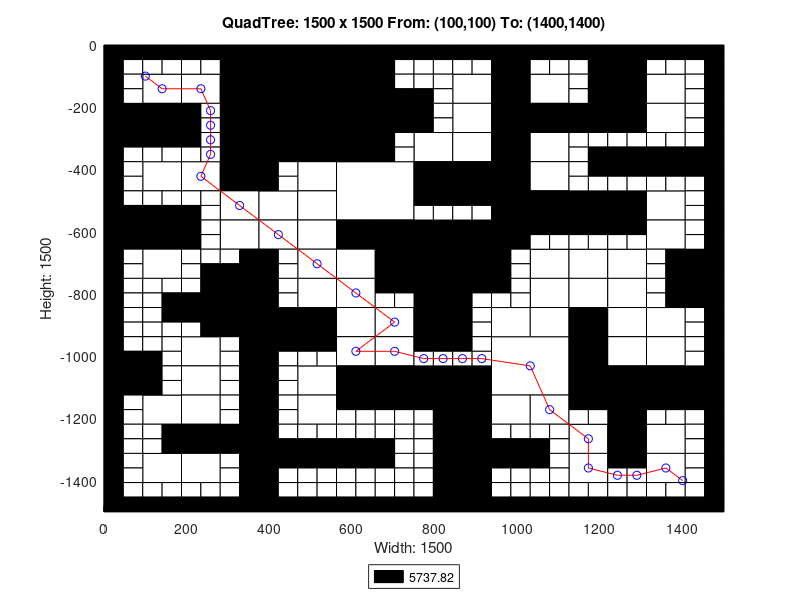

MATLAB code for this plot:
axis([0 1500 -1500 0]);
title('QuadTree: 1500 x 1500 From: (100,100) To: (1400,1400)');
xlabel('Width: 1500');
ylabel('Height: 1500');
rectangle('Position',[375 -187.5 187.5 187.5], 'FaceColor',[0 0 0]);
rectangle('Position',[375 -375 187.5 187.5], 'FaceColor',[0 0 0]);
rectangle('Position',[562.5 -562.5 187.5 187.5], 'FaceColor',[1 1 1]);
rectangle('Position',[750 -750 187.5 187.5], 'FaceColor',[0 0 0]);
rectangle('Position',[937.5 -1125 187.5 187.5], 'FaceColor',[1 1 1]);
rectangle('Position',[93.75 -187.5 93.75 93.75], 'FaceColor',[1 1 1]);
rectangle('Position',[281.25 -93.75 93.75 93.75], 'FaceColor',[0 0 0]);
rectangle('Position',[187.5 -187.5 93.75 93.75], 'FaceColor',[1 1 1]);
rectangle('Position',[281.25 -187.5 93.75 93.75], 'FaceColor',[0 0 0]);
rectangle('Position',[0 -281.25 93.75 93.75], 'FaceColor',[0 0 0]);
rectangle('Position',[93.75 -281.25 93.75 93.75], 'FaceColor',[0 0 0]);
rectangle('Position',[281.25 -281.25 93.75 93.75], 'FaceColor',[0 0 0]);
rectangle('Position',[281.25 -375 93.75 93.75], 'FaceColor',[0 0 0]);
rectangle('Position',[562.5 -93.75 93.75 93.75], 'FaceColor',[0 0 0]);
rectangle('Position',[562.5 -187.5 93.75 93.75], 'FaceColor',[0 0 0]);
rectangle('Position',[562.5 -281.25 93.75 93.75], 'FaceColor',[0 0 0]);
rectangle('Position',[656.25 -281.25 93.75 93.75], 'FaceColor',[0 0 0]);
rectangle('Position',[562.5 -375 93.75 93.75], 'FaceColor',[0 0 0]);
rectangle('Position',[93.75 -468.75 93.75 93.75], 'FaceColor',[1 1 1]);
rectangle('Position',[187.5 -468.75 93.75 93.75], 'FaceColor',[1 1 1]);
rectangle('Position',[281.25 -468.75 93.75 93.75], 'FaceColor',[0 0 0]);
rectangle('Position',[281.25 -562.5 93.75 93.75], 'FaceColor',[1 1 1]);
rectangle('Position',[0 -656.25 93.75 93.75], 'FaceColor',[0 0 0]);
rectangle('Position',[93.75 -656.25 93.75 93.75], 'FaceColor',[0 0 0]);
rectangle('Position',[93.75 -750 93.75 93.75], 'FaceColor',[1 1 1]);
rectangle('Position',[281.25 -656.25 93.75 93.75], 'FaceColor',[1 1 1]);
rectangle('Position',[468.75 -468.75 93.75 93.75], 'FaceColor',[1 1 1]);
rectangle('Position',[375 -562.5 93.75 93.75], 'FaceColor',[1 1 1]);
rectangle('Position',[468.75 -562.5 93.75 93.75], 'FaceColor',[1 1 1]);
rectangle('Position',[375 -656.25 93.75 93.75], 'FaceColor',[1 1 1]);
rectangle('Position',[468.75 -656.25 93.75 93.75], 'FaceColor',[1 1 1]);
rectangle('Position',[468.75 -750 93.75 93.75], 'FaceColor',[1 1 1]);
rectangle('Position',[562.5 -656.25 93.75 93.75], 'FaceColor',[0 0 0]);
rectangle('Position',[656.25 -656.25 93.75 93.75], 'FaceColor',[0 0 0]);
rectangle('Position',[562.5 -750 93.75 93.75], 'FaceColor',[1 1 1]);
rectangle('Position',[656.25 -750 93.75 93.75], 'FaceColor',[0 0 0]);
rectangle('Position',[843.75 -187.5 93.75 93.75], 'FaceColor',[1 1 1]);
rectangle('Position',[937.5 -93.75 93.75 93.75], 'FaceColor',[0 0 0]);
rectangle('Position',[937.5 -187.5 93.75 93.75], 'FaceColor',[0 0 0]);
rectangle('Position',[1031.25 -187.5 93.75 93.75], 'FaceColor',[1 1 1]);
rectangle('Position',[843.75 -281.25 93.75 93.75], 'FaceColor',[1 1 1]);
rectangle('Position',[750 -375 93.75 93.75], 'FaceColor',[1 1 1]);
rectangle('Position',[843.75 -375 93.75 93.75], 'FaceColor',[1 1 1]);
rectangle('Position',[937.5 -281.25 93.75 93.75], 'FaceColor',[0 0 0]);
rectangle('Position',[1031.25 -281.25 93.75 93.75], 'FaceColor',[0 0 0]);
rectangle('Position',[937.5 -375 93.75 93.75], 'FaceColor',[0 0 0]);
rectangle('Position',[1031.25 -375 93.75 93.75], 'FaceColor',[1 1 1]);
rectangle('Position',[1218.75 -93.75 93.75 93.75], 'FaceColor',[0 0 0]);
rectangle('Position',[1218.75 -187.5 93.75 93.75], 'FaceColor',[0 0 0]);
rectangle('Position',[1312.5 -187.5 93.75 93.75], 'FaceColor',[1 1 1]);
rectangle('Position',[1125 -281.25 93.75 93.75], 'FaceColor',[0 0 0]);
rectangle('Position',[1218.75 -281.25 93.75 93.75], 'FaceColor',[0 0 0]);
rectangle('Position',[1312.5 -281.25 93.75 93.75], 'FaceColor',[1 1 1]);
rectangle('Position',[750 -468.75 93.75 93.75], 'FaceColor',[0 0 0]);
rectangle('Position',[843.75 -468.75 93.75 93.75], 'FaceColor',[0 0 0]);
rectangle('Position',[937.5 -468.75 93.75 93.75], 'FaceColor',[0 0 0]);
rectangle('Position',[1031.25 -468.75 93.75 93.75], 'FaceColor',[1 1 1]);
rectangle('Position',[937.5 -562.5 93.75 93.75], 'FaceColor',[0 0 0]);
rectangle('Position',[1031.25 -562.5 93.75 93.75], 'FaceColor',[0 0 0]);
rectangle('Position',[937.5 -656.25 93.75 93.75], 'FaceColor',[0 0 0]);
rectangle('Position',[1031.25 -750 93.75 93.75], 'FaceColor',[1 1 1]);
rectangle('Position',[1125 -562.5 93.75 93.75], 'FaceColor',[0 0 0]);
rectangle('Position',[1218.75 -562.5 93.75 93.75], 'FaceColor',[0 0 0]);
rectangle('Position',[1312.5 -562.5 93.75 93.75], 'FaceColor',[1 1 1]);
rectangle('Position',[1125 -750 93.75 93.75], 'FaceColor',[1 1 1]);
rectangle('Position',[1218.75 -750 93.75 93.75], 'FaceColor',[1 1 1]);
rectangle('Position',[1312.5 -656.25 93.75 93.75], 'FaceColor',[1 1 1]);
rectangle('Position',[1406.25 -750 93.75 93.75], 'FaceColor',[0 0 0]);
rectangle('Position',[281.25 -843.75 93.75 93.75], 'FaceColor',[0 0 0]);
rectangle('Position',[281.25 -937.5 93.75 93.75], 'FaceColor',[0 0 0]);
rectangle('Position',[0 -1125 93.75 93.75], 'FaceColor',[0 0 0]);
rectangle('Position',[187.5 -1031.25 93.75 93.75], 'FaceColor',[1 1 1]);
rectangle('Position',[187.5 -1125 93.75 93.75], 'FaceColor',[1 1 1]);
rectangle('Position',[468.75 -843.75 93.75 93.75], 'FaceColor',[1 1 1]);
rectangle('Position',[375 -937.5 93.75 93.75], 'FaceColor',[0 0 0]);
rectangle('Position',[468.75 -937.5 93.75 93.75], 'FaceColor',[0 0 0]);
rectangle('Position',[562.5 -843.75 93.75 93.75], 'FaceColor',[1 1 1]);
rectangle('Position',[562.5 -937.5 93.75 93.75], 'FaceColor',[1 1 1]);
rectangle('Position',[656.25 -937.5 93.75 93.75], 'FaceColor',[1 1 1]);
rectangle('Position',[468.75 -1125 93.75 93.75], 'FaceColor',[1 1 1]);
rectangle('Position',[562.5 -1031.25 93.75 93.75], 'FaceColor',[1 1 1]);
rectangle('Position',[656.25 -1031.25 93.75 93.75], 'FaceColor',[1 1 1]);
rectangle('Position',[562.5 -1125 93.75 93.75], 'FaceColor',[0 0 0]);
rectangle('Position',[656.25 -1125 93.75 93.75], 'FaceColor',[0 0 0]);
rectangle('Position',[93.75 -1218.75 93.75 93.75], 'FaceColor',[1 1 1]);
rectangle('Position',[187.5 -1218.75 93.75 93.75], 'FaceColor',[1 1 1]);
rectangle('Position',[187.5 -1312.5 93.75 93.75], 'FaceColor',[0 0 0]);
rectangle('Position',[281.25 -1312.5 93.75 93.75], 'FaceColor',[0 0 0]);
rectangle('Position',[93.75 -1406.25 93.75 93.75], 'FaceColor',[1 1 1]);
rectangle('Position',[187.5 -1406.25 93.75 93.75], 'FaceColor',[1 1 1]);
rectangle('Position',[468.75 -1218.75 93.75 93.75], 'FaceColor',[1 1 1]);
rectangle('Position',[750 -843.75 93.75 93.75], 'FaceColor',[0 0 0]);
rectangle('Position',[750 -937.5 93.75 93.75], 'FaceColor',[0 0 0]);
rectangle('Position',[1031.25 -843.75 93.75 93.75], 'FaceColor',[1 1 1]);
rectangle('Position',[937.5 -937.5 93.75 93.75], 'FaceColor',[1 1 1]);
rectangle('Position',[1031.25 -937.5 93.75 93.75], 'FaceColor',[1 1 1]);
rectangle('Position',[750 -1125 93.75 93.75], 'FaceColor',[0 0 0]);
rectangle('Position',[843.75 -1125 93.75 93.75], 'FaceColor',[0 0 0]);
rectangle('Position',[1125 -843.75 93.75 93.75], 'FaceColor',[1 1 1]);
rectangle('Position',[1218.75 -843.75 93.75 93.75], 'FaceColor',[1 1 1]);
rectangle('Position',[1125 -937.5 93.75 93.75], 'FaceColor',[0 0 0]);
rectangle('Position',[1218.75 -937.5 93.75 93.75], 'FaceColor',[1 1 1]);
rectangle('Position',[1406.25 -843.75 93.75 93.75], 'FaceColor',[0 0 0]);
rectangle('Position',[1312.5 -937.5 93.75 93.75], 'FaceColor',[1 1 1]);
rectangle('Position',[1125 -1031.25 93.75 93.75], 'FaceColor',[0 0 0]);
rectangle('Position',[1218.75 -1031.25 93.75 93.75], 'FaceColor',[1 1 1]);
rectangle('Position',[1125 -1125 93.75 93.75], 'FaceColor',[0 0 0]);
rectangle('Position',[1218.75 -1125 93.75 93.75], 'FaceColor',[0 0 0]);
rectangle('Position',[1312.5 -1031.25 93.75 93.75], 'FaceColor',[1 1 1]);
rectangle('Position',[1312.5 -1125 93.75 93.75], 'FaceColor',[0 0 0]);
rectangle('Position',[1406.25 -1125 93.75 93.75], 'FaceColor',[0 0 0]);
rectangle('Position',[843.75 -1218.75 93.75 93.75], 'FaceColor',[0 0 0]);
rectangle('Position',[843.75 -1312.5 93.75 93.75], 'FaceColor',[0 0 0]);
rectangle('Position',[937.5 -1218.75 93.75 93.75], 'FaceColor',[1 1 1]);
rectangle('Position',[1031.25 -1218.75 93.75 93.75], 'FaceColor',[1 1 1]);
rectangle('Position',[843.75 -1406.25 93.75 93.75], 'FaceColor',[0 0 0]);
rectangle('Position',[843.75 -1500 93.75 93.75], 'FaceColor',[0 0 0]);
rectangle('Position',[1218.75 -1218.75 93.75 93.75], 'FaceColor',[0 0 0]);
rectangle('Position',[1125 -1312.5 93.75 93.75], 'FaceColor',[1 1 1]);
rectangle('Position',[1218.75 -1312.5 93.75 93.75], 'FaceColor',[0 0 0]);
rectangle('Position',[1312.5 -1312.5 93.75 93.75], 'FaceColor',[1 1 1]);
rectangle('Position',[1125 -1406.25 93.75 93.75], 'FaceColor',[1 1 1]);
rectangle('Position',[1312.5 -1406.25 93.75 93.75], 'FaceColor',[1 1 1]);
rectangle('Position',[0 -46.875 46.875 46.875], 'FaceColor',[0 0 0]);
rectangle('Position',[46.875 -46.875 46.875 46.875], 'FaceColor',[0 0 0]);
rectangle('Position',[0 -93.75 46.875 46.875], 'FaceColor',[0 0 0]);
rectangle('Position',[46.875 -93.75 46.875 46.875], 'FaceColor',[1 1 1]);
rectangle('Position',[93.75 -46.875 46.875 46.875], 'FaceColor',[0 0 0]);
rectangle('Position',[140.625 -46.875 46.875 46.875], 'FaceColor',[0 0 0]);
rectangle('Position',[93.75 -93.75 46.875 46.875], 'FaceColor',[1 1 1]);
rectangle('Position',[140.625 -93.75 46.875 46.875], 'FaceColor',[1 1 1]);
rectangle('Position',[0 -140.625 46.875 46.875], 'FaceColor',[0 0 0]);
rectangle('Position',[46.875 -140.625 46.875 46.875], 'FaceColor',[1 1 1]);
rectangle('Position',[0 -187.5 46.875 46.875], 'FaceColor',[0 0 0]);
rectangle('Position',[46.875 -187.5 46.875 46.875], 'FaceColor',[1 1 1]);
rectangle('Position',[187.5 -46.875 46.875 46.875], 'FaceColor',[0 0 0]);
rectangle('Position',[234.375 -46.875 46.875 46.875], 'FaceColor',[0 0 0]);
rectangle('Position',[187.5 -93.75 46.875 46.875], 'FaceColor',[1 1 1]);
rectangle('Position',[234.375 -93.75 46.875 46.875], 'FaceColor',[1 1 1]);
rectangle('Position',[0 -328.125 46.875 46.875], 'FaceColor',[0 0 0]);
rectangle('Position',[46.875 -328.125 46.875 46.875], 'FaceColor',[0 0 0]);
rectangle('Position',[0 -375 46.875 46.875], 'FaceColor',[0 0 0]);
rectangle('Position',[46.875 -375 46.875 46.875], 'FaceColor',[1 1 1]);
rectangle('Position',[93.75 -328.125 46.875 46.875], 'FaceColor',[0 0 0]);
rectangle('Position',[140.625 -328.125 46.875 46.875], 'FaceColor',[0 0 0]);
rectangle('Position',[93.75 -375 46.875 46.875], 'FaceColor',[1 1 1]);
rectangle('Position',[140.625 -375 46.875 46.875], 'FaceColor',[1 1 1]);
rectangle('Position',[187.5 -234.375 46.875 46.875], 'FaceColor',[0 0 0]);
rectangle('Position',[234.375 -234.375 46.875 46.875], 'FaceColor',[1 1 1]);
rectangle('Position',[187.5 -281.25 46.875 46.875], 'FaceColor',[0 0 0]);
rectangle('Position',[234.375 -281.25 46.875 46.875], 'FaceColor',[1 1 1]);
rectangle('Position',[187.5 -328.125 46.875 46.875], 'FaceColor',[0 0 0]);
rectangle('Position',[234.375 -328.125 46.875 46.875], 'FaceColor',[1 1 1]);
rectangle('Position',[187.5 -375 46.875 46.875], 'FaceColor',[1 1 1]);
rectangle('Position',[234.375 -375 46.875 46.875], 'FaceColor',[1 1 1]);
rectangle('Position',[656.25 -46.875 46.875 46.875], 'FaceColor',[0 0 0]);
rectangle('Position',[703.125 -46.875 46.875 46.875], 'FaceColor',[0 0 0]);
rectangle('Position',[656.25 -93.75 46.875 46.875], 'FaceColor',[0 0 0]);
rectangle('Position',[703.125 -93.75 46.875 46.875], 'FaceColor',[1 1 1]);
rectangle('Position',[656.25 -140.625 46.875 46.875], 'FaceColor',[0 0 0]);
rectangle('Position',[703.125 -140.625 46.875 46.875], 'FaceColor',[1 1 1]);
rectangle('Position',[656.25 -187.5 46.875 46.875], 'FaceColor',[0 0 0]);
rectangle('Position',[703.125 -187.5 46.875 46.875], 'FaceColor',[0 0 0]);
rectangle('Position',[656.25 -328.125 46.875 46.875], 'FaceColor',[0 0 0]);
rectangle('Position',[703.125 -328.125 46.875 46.875], 'FaceColor',[1 1 1]);
rectangle('Position',[656.25 -375 46.875 46.875], 'FaceColor',[0 0 0]);
rectangle('Position',[703.125 -375 46.875 46.875], 'FaceColor',[1 1 1]);
rectangle('Position',[0 -421.875 46.875 46.875], 'FaceColor',[0 0 0]);
rectangle('Position',[46.875 -421.875 46.875 46.875], 'FaceColor',[1 1 1]);
rectangle('Position',[0 -468.75 46.875 46.875], 'FaceColor',[0 0 0]);
rectangle('Position',[46.875 -468.75 46.875 46.875], 'FaceColor',[1 1 1]);
rectangle('Position',[0 -515.625 46.875 46.875], 'FaceColor',[0 0 0]);
rectangle('Position',[46.875 -515.625 46.875 46.875], 'FaceColor',[1 1 1]);
rectangle('Position',[0 -562.5 46.875 46.875], 'FaceColor',[0 0 0]);
rectangle('Position',[46.875 -562.5 46.875 46.875], 'FaceColor',[0 0 0]);
rectangle('Position',[93.75 -515.625 46.875 46.875], 'FaceColor',[1 1 1]);
rectangle('Position',[140.625 -515.625 46.875 46.875], 'FaceColor',[1 1 1]);
rectangle('Position',[93.75 -562.5 46.875 46.875], 'FaceColor',[0 0 0]);
rectangle('Position',[140.625 -562.5 46.875 46.875], 'FaceColor',[0 0 0]);
rectangle('Position',[187.5 -515.625 46.875 46.875], 'FaceColor',[1 1 1]);
rectangle('Position',[234.375 -515.625 46.875 46.875], 'FaceColor',[1 1 1]);
rectangle('Position',[187.5 -562.5 46.875 46.875], 'FaceColor',[0 0 0]);
rectangle('Position',[234.375 -562.5 46.875 46.875], 'FaceColor',[1 1 1]);
rectangle('Position',[0 -703.125 46.875 46.875], 'FaceColor',[0 0 0]);
rectangle('Position',[46.875 -703.125 46.875 46.875], 'FaceColor',[1 1 1]);
rectangle('Position',[0 -750 46.875 46.875], 'FaceColor',[0 0 0]);
rectangle('Position',[46.875 -750 46.875 46.875], 'FaceColor',[1 1 1]);
rectangle('Position',[187.5 -609.375 46.875 46.875], 'FaceColor',[0 0 0]);
rectangle('Position',[234.375 -609.375 46.875 46.875], 'FaceColor',[1 1 1]);
rectangle('Position',[187.5 -656.25 46.875 46.875], 'FaceColor',[0 0 0]);
rectangle('Position',[234.375 -656.25 46.875 46.875], 'FaceColor',[1 1 1]);
rectangle('Position',[187.5 -703.125 46.875 46.875], 'FaceColor',[1 1 1]);
rectangle('Position',[234.375 -703.125 46.875 46.875], 'FaceColor',[1 1 1]);
rectangle('Position',[187.5 -750 46.875 46.875], 'FaceColor',[1 1 1]);
rectangle('Position',[234.375 -750 46.875 46.875], 'FaceColor',[0 0 0]);
rectangle('Position',[281.25 -703.125 46.875 46.875], 'FaceColor',[1 1 1]);
rectangle('Position',[328.125 -703.125 46.875 46.875], 'FaceColor',[0 0 0]);
rectangle('Position',[281.25 -750 46.875 46.875], 'FaceColor',[0 0 0]);
rectangle('Position',[328.125 -750 46.875 46.875], 'FaceColor',[0 0 0]);
rectangle('Position',[375 -421.875 46.875 46.875], 'FaceColor',[0 0 0]);
rectangle('Position',[421.875 -421.875 46.875 46.875], 'FaceColor',[1 1 1]);
rectangle('Position',[375 -468.75 46.875 46.875], 'FaceColor',[0 0 0]);
rectangle('Position',[421.875 -468.75 46.875 46.875], 'FaceColor',[1 1 1]);
rectangle('Position',[375 -703.125 46.875 46.875], 'FaceColor',[0 0 0]);
rectangle('Position',[421.875 -703.125 46.875 46.875], 'FaceColor',[1 1 1]);
rectangle('Position',[375 -750 46.875 46.875], 'FaceColor',[0 0 0]);
rectangle('Position',[421.875 -750 46.875 46.875], 'FaceColor',[1 1 1]);
rectangle('Position',[750 -46.875 46.875 46.875], 'FaceColor',[0 0 0]);
rectangle('Position',[796.875 -46.875 46.875 46.875], 'FaceColor',[0 0 0]);
rectangle('Position',[750 -93.75 46.875 46.875], 'FaceColor',[1 1 1]);
rectangle('Position',[796.875 -93.75 46.875 46.875], 'FaceColor',[1 1 1]);
rectangle('Position',[843.75 -46.875 46.875 46.875], 'FaceColor',[0 0 0]);
rectangle('Position',[890.625 -46.875 46.875 46.875], 'FaceColor',[0 0 0]);
rectangle('Position',[843.75 -93.75 46.875 46.875], 'FaceColor',[1 1 1]);
rectangle('Position',[890.625 -93.75 46.875 46.875], 'FaceColor',[1 1 1]);
rectangle('Position',[750 -140.625 46.875 46.875], 'FaceColor',[1 1 1]);
rectangle('Position',[796.875 -140.625 46.875 46.875], 'FaceColor',[1 1 1]);
rectangle('Position',[750 -187.5 46.875 46.875], 'FaceColor',[0 0 0]);
rectangle('Position',[796.875 -187.5 46.875 46.875], 'FaceColor',[1 1 1]);
rectangle('Position',[1031.25 -46.875 46.875 46.875], 'FaceColor',[0 0 0]);
rectangle('Position',[1078.12 -46.875 46.875 46.875], 'FaceColor',[0 0 0]);
rectangle('Position',[1031.25 -93.75 46.875 46.875], 'FaceColor',[1 1 1]);
rectangle('Position',[1078.12 -93.75 46.875 46.875], 'FaceColor',[1 1 1]);
rectangle('Position',[750 -234.375 46.875 46.875], 'FaceColor',[0 0 0]);
rectangle('Position',[796.875 -234.375 46.875 46.875], 'FaceColor',[1 1 1]);
rectangle('Position',[750 -281.25 46.875 46.875], 'FaceColor',[0 0 0]);
rectangle('Position',[796.875 -281.25 46.875 46.875], 'FaceColor',[1 1 1]);
rectangle('Position',[1125 -46.875 46.875 46.875], 'FaceColor',[0 0 0]);
rectangle('Position',[1171.88 -46.875 46.875 46.875], 'FaceColor',[0 0 0]);
rectangle('Position',[1125 -93.75 46.875 46.875], 'FaceColor',[1 1 1]);
rectangle('Position',[1171.88 -93.75 46.875 46.875], 'FaceColor',[0 0 0]);
rectangle('Position',[1125 -140.625 46.875 46.875], 'FaceColor',[1 1 1]);
rectangle('Position',[1171.88 -140.625 46.875 46.875], 'FaceColor',[0 0 0]);
rectangle('Position',[1125 -187.5 46.875 46.875], 'FaceColor',[1 1 1]);
rectangle('Position',[1171.88 -187.5 46.875 46.875], 'FaceColor',[0 0 0]);
rectangle('Position',[1312.5 -46.875 46.875 46.875], 'FaceColor',[0 0 0]);
rectangle('Position',[1359.38 -46.875 46.875 46.875], 'FaceColor',[0 0 0]);
rectangle('Position',[1312.5 -93.75 46.875 46.875], 'FaceColor',[1 1 1]);
rectangle('Position',[1359.38 -93.75 46.875 46.875], 'FaceColor',[1 1 1]);
rectangle('Position',[1406.25 -46.875 46.875 46.875], 'FaceColor',[0 0 0]);
rectangle('Position',[1453.12 -46.875 46.875 46.875], 'FaceColor',[0 0 0]);
rectangle('Position',[1406.25 -93.75 46.875 46.875], 'FaceColor',[1 1 1]);
rectangle('Position',[1453.12 -93.75 46.875 46.875], 'FaceColor',[0 0 0]);
rectangle('Position',[1406.25 -140.625 46.875 46.875], 'FaceColor',[1 1 1]);
rectangle('Position',[1453.12 -140.625 46.875 46.875], 'FaceColor',[0 0 0]);
rectangle('Position',[1406.25 -187.5 46.875 46.875], 'FaceColor',[1 1 1]);
rectangle('Position',[1453.12 -187.5 46.875 46.875], 'FaceColor',[0 0 0]);
rectangle('Position',[1125 -328.125 46.875 46.875], 'FaceColor',[1 1 1]);
rectangle('Position',[1171.88 -328.125 46.875 46.875], 'FaceColor',[1 1 1]);
rectangle('Position',[1125 -375 46.875 46.875], 'FaceColor',[1 1 1]);
rectangle('Position',[1171.88 -375 46.875 46.875], 'FaceColor',[0 0 0]);
rectangle('Position',[1218.75 -328.125 46.875 46.875], 'FaceColor',[1 1 1]);
rectangle('Position',[1265.62 -328.125 46.875 46.875], 'FaceColor',[1 1 1]);
rectangle('Position',[1218.75 -375 46.875 46.875], 'FaceColor',[0 0 0]);
rectangle('Position',[1265.62 -375 46.875 46.875], 'FaceColor',[0 0 0]);
rectangle('Position',[1406.25 -234.375 46.875 46.875], 'FaceColor',[1 1 1]);
rectangle('Position',[1453.12 -234.375 46.875 46.875], 'FaceColor',[0 0 0]);
rectangle('Position',[1406.25 -281.25 46.875 46.875], 'FaceColor',[1 1 1]);
rectangle('Position',[1453.12 -281.25 46.875 46.875], 'FaceColor',[0 0 0]);
rectangle('Position',[1312.5 -328.125 46.875 46.875], 'FaceColor',[1 1 1]);
rectangle('Position',[1359.38 -328.125 46.875 46.875], 'FaceColor',[1 1 1]);
rectangle('Position',[1312.5 -375 46.875 46.875], 'FaceColor',[0 0 0]);
rectangle('Position',[1359.38 -375 46.875 46.875], 'FaceColor',[0 0 0]);
rectangle('Position',[1406.25 -328.125 46.875 46.875], 'FaceColor',[1 1 1]);
rectangle('Position',[1453.12 -328.125 46.875 46.875], 'FaceColor',[0 0 0]);
rectangle('Position',[1406.25 -375 46.875 46.875], 'FaceColor',[0 0 0]);
rectangle('Position',[1453.12 -375 46.875 46.875], 'FaceColor',[0 0 0]);
rectangle('Position',[750 -515.625 46.875 46.875], 'FaceColor',[0 0 0]);
rectangle('Position',[796.875 -515.625 46.875 46.875], 'FaceColor',[0 0 0]);
rectangle('Position',[750 -562.5 46.875 46.875], 'FaceColor',[1 1 1]);
rectangle('Position',[796.875 -562.5 46.875 46.875], 'FaceColor',[1 1 1]);
rectangle('Position',[843.75 -515.625 46.875 46.875], 'FaceColor',[0 0 0]);
rectangle('Position',[890.625 -515.625 46.875 46.875], 'FaceColor',[0 0 0]);
rectangle('Position',[843.75 -562.5 46.875 46.875], 'FaceColor',[1 1 1]);
rectangle('Position',[890.625 -562.5 46.875 46.875], 'FaceColor',[1 1 1]);
rectangle('Position',[1031.25 -609.375 46.875 46.875], 'FaceColor',[0 0 0]);
rectangle('Position',[1078.12 -609.375 46.875 46.875], 'FaceColor',[0 0 0]);
rectangle('Position',[1031.25 -656.25 46.875 46.875], 'FaceColor',[1 1 1]);
rectangle('Position',[1078.12 -656.25 46.875 46.875], 'FaceColor',[1 1 1]);
rectangle('Position',[937.5 -703.125 46.875 46.875], 'FaceColor',[0 0 0]);
rectangle('Position',[984.375 -703.125 46.875 46.875], 'FaceColor',[1 1 1]);
rectangle('Position',[937.5 -750 46.875 46.875], 'FaceColor',[0 0 0]);
rectangle('Position',[984.375 -750 46.875 46.875], 'FaceColor',[1 1 1]);
rectangle('Position',[1125 -421.875 46.875 46.875], 'FaceColor',[1 1 1]);
rectangle('Position',[1171.88 -421.875 46.875 46.875], 'FaceColor',[0 0 0]);
rectangle('Position',[1125 -468.75 46.875 46.875], 'FaceColor',[1 1 1]);
rectangle('Position',[1171.88 -468.75 46.875 46.875], 'FaceColor',[1 1 1]);
rectangle('Position',[1218.75 -421.875 46.875 46.875], 'FaceColor',[0 0 0]);
rectangle('Position',[1265.62 -421.875 46.875 46.875], 'FaceColor',[0 0 0]);
rectangle('Position',[1218.75 -468.75 46.875 46.875], 'FaceColor',[1 1 1]);
rectangle('Position',[1265.62 -468.75 46.875 46.875], 'FaceColor',[1 1 1]);
rectangle('Position',[1312.5 -421.875 46.875 46.875], 'FaceColor',[0 0 0]);
rectangle('Position',[1359.38 -421.875 46.875 46.875], 'FaceColor',[0 0 0]);
rectangle('Position',[1312.5 -468.75 46.875 46.875], 'FaceColor',[1 1 1]);
rectangle('Position',[1359.38 -468.75 46.875 46.875], 'FaceColor',[1 1 1]);
rectangle('Position',[1406.25 -421.875 46.875 46.875], 'FaceColor',[0 0 0]);
rectangle('Position',[1453.12 -421.875 46.875 46.875], 'FaceColor',[0 0 0]);
rectangle('Position',[1406.25 -468.75 46.875 46.875], 'FaceColor',[1 1 1]);
rectangle('Position',[1453.12 -468.75 46.875 46.875], 'FaceColor',[0 0 0]);
rectangle('Position',[1406.25 -515.625 46.875 46.875], 'FaceColor',[1 1 1]);
rectangle('Position',[1453.12 -515.625 46.875 46.875], 'FaceColor',[0 0 0]);
rectangle('Position',[1406.25 -562.5 46.875 46.875], 'FaceColor',[1 1 1]);
rectangle('Position',[1453.12 -562.5 46.875 46.875], 'FaceColor',[0 0 0]);
rectangle('Position',[1125 -609.375 46.875 46.875], 'FaceColor',[0 0 0]);
rectangle('Position',[1171.88 -609.375 46.875 46.875], 'FaceColor',[0 0 0]);
rectangle('Position',[1125 -656.25 46.875 46.875], 'FaceColor',[1 1 1]);
rectangle('Position',[1171.88 -656.25 46.875 46.875], 'FaceColor',[1 1 1]);
rectangle('Position',[1218.75 -609.375 46.875 46.875], 'FaceColor',[0 0 0]);
rectangle('Position',[1265.62 -609.375 46.875 46.875], 'FaceColor',[0 0 0]);
rectangle('Position',[1218.75 -656.25 46.875 46.875], 'FaceColor',[1 1 1]);
rectangle('Position',[1265.62 -656.25 46.875 46.875], 'FaceColor',[1 1 1]);
rectangle('Position',[1406.25 -609.375 46.875 46.875], 'FaceColor',[1 1 1]);
rectangle('Position',[1453.12 -609.375 46.875 46.875], 'FaceColor',[0 0 0]);
rectangle('Position',[1406.25 -656.25 46.875 46.875], 'FaceColor',[1 1 1]);
rectangle('Position',[1453.12 -656.25 46.875 46.875], 'FaceColor',[0 0 0]);
rectangle('Position',[1312.5 -703.125 46.875 46.875], 'FaceColor',[1 1 1]);
rectangle('Position',[1359.38 -703.125 46.875 46.875], 'FaceColor',[0 0 0]);
rectangle('Position',[1312.5 -750 46.875 46.875], 'FaceColor',[1 1 1]);
rectangle('Position',[1359.38 -750 46.875 46.875], 'FaceColor',[0 0 0]);
rectangle('Position',[0 -796.875 46.875 46.875], 'FaceColor',[0 0 0]);
rectangle('Position',[46.875 -796.875 46.875 46.875], 'FaceColor',[1 1 1]);
rectangle('Position',[0 -843.75 46.875 46.875], 'FaceColor',[0 0 0]);
rectangle('Position',[46.875 -843.75 46.875 46.875], 'FaceColor',[1 1 1]);
rectangle('Position',[93.75 -796.875 46.875 46.875], 'FaceColor',[1 1 1]);
rectangle('Position',[140.625 -796.875 46.875 46.875], 'FaceColor',[1 1 1]);
rectangle('Position',[93.75 -843.75 46.875 46.875], 'FaceColor',[1 1 1]);
rectangle('Position',[140.625 -843.75 46.875 46.875], 'FaceColor',[0 0 0]);
rectangle('Position',[0 -890.625 46.875 46.875], 'FaceColor',[0 0 0]);
rectangle('Position',[46.875 -890.625 46.875 46.875], 'FaceColor',[1 1 1]);
rectangle('Position',[0 -937.5 46.875 46.875], 'FaceColor',[0 0 0]);
rectangle('Position',[46.875 -937.5 46.875 46.875], 'FaceColor',[1 1 1]);
rectangle('Position',[93.75 -890.625 46.875 46.875], 'FaceColor',[1 1 1]);
rectangle('Position',[140.625 -890.625 46.875 46.875], 'FaceColor',[0 0 0]);
rectangle('Position',[93.75 -937.5 46.875 46.875], 'FaceColor',[1 1 1]);
rectangle('Position',[140.625 -937.5 46.875 46.875], 'FaceColor',[1 1 1]);
rectangle('Position',[187.5 -796.875 46.875 46.875], 'FaceColor',[1 1 1]);
rectangle('Position',[234.375 -796.875 46.875 46.875], 'FaceColor',[0 0 0]);
rectangle('Position',[187.5 -843.75 46.875 46.875], 'FaceColor',[0 0 0]);
rectangle('Position',[234.375 -843.75 46.875 46.875], 'FaceColor',[0 0 0]);
rectangle('Position',[187.5 -890.625 46.875 46.875], 'FaceColor',[0 0 0]);
rectangle('Position',[234.375 -890.625 46.875 46.875], 'FaceColor',[0 0 0]);
rectangle('Position',[187.5 -937.5 46.875 46.875], 'FaceColor',[1 1 1]);
rectangle('Position',[234.375 -937.5 46.875 46.875], 'FaceColor',[0 0 0]);
rectangle('Position',[0 -984.375 46.875 46.875], 'FaceColor',[0 0 0]);
rectangle('Position',[46.875 -984.375 46.875 46.875], 'FaceColor',[1 1 1]);
rectangle('Position',[0 -1031.25 46.875 46.875], 'FaceColor',[0 0 0]);
rectangle('Position',[46.875 -1031.25 46.875 46.875], 'FaceColor',[0 0 0]);
rectangle('Position',[93.75 -984.375 46.875 46.875], 'FaceColor',[1 1 1]);
rectangle('Position',[140.625 -984.375 46.875 46.875], 'FaceColor',[1 1 1]);
rectangle('Position',[93.75 -1031.25 46.875 46.875], 'FaceColor',[0 0 0]);
rectangle('Position',[140.625 -1031.25 46.875 46.875], 'FaceColor',[1 1 1]);
rectangle('Position',[93.75 -1078.12 46.875 46.875], 'FaceColor',[0 0 0]);
rectangle('Position',[140.625 -1078.12 46.875 46.875], 'FaceColor',[1 1 1]);
rectangle('Position',[93.75 -1125 46.875 46.875], 'FaceColor',[0 0 0]);
rectangle('Position',[140.625 -1125 46.875 46.875], 'FaceColor',[1 1 1]);
rectangle('Position',[281.25 -984.375 46.875 46.875], 'FaceColor',[1 1 1]);
rectangle('Position',[328.125 -984.375 46.875 46.875], 'FaceColor',[0 0 0]);
rectangle('Position',[281.25 -1031.25 46.875 46.875], 'FaceColor',[1 1 1]);
rectangle('Position',[328.125 -1031.25 46.875 46.875], 'FaceColor',[0 0 0]);
rectangle('Position',[281.25 -1078.12 46.875 46.875], 'FaceColor',[1 1 1]);
rectangle('Position',[328.125 -1078.12 46.875 46.875], 'FaceColor',[0 0 0]);
rectangle('Position',[281.25 -1125 46.875 46.875], 'FaceColor',[1 1 1]);
rectangle('Position',[328.125 -1125 46.875 46.875], 'FaceColor',[0 0 0]);
rectangle('Position',[375 -796.875 46.875 46.875], 'FaceColor',[0 0 0]);
rectangle('Position',[421.875 -796.875 46.875 46.875], 'FaceColor',[1 1 1]);
rectangle('Position',[375 -843.75 46.875 46.875], 'FaceColor',[0 0 0]);
rectangle('Position',[421.875 -843.75 46.875 46.875], 'FaceColor',[1 1 1]);
rectangle('Position',[656.25 -796.875 46.875 46.875], 'FaceColor',[0 0 0]);
rectangle('Position',[703.125 -796.875 46.875 46.875], 'FaceColor',[0 0 0]);
rectangle('Position',[656.25 -843.75 46.875 46.875], 'FaceColor',[1 1 1]);
rectangle('Position',[703.125 -843.75 46.875 46.875], 'FaceColor',[1 1 1]);
rectangle('Position',[375 -984.375 46.875 46.875], 'FaceColor',[0 0 0]);
rectangle('Position',[421.875 -984.375 46.875 46.875], 'FaceColor',[0 0 0]);
rectangle('Position',[375 -1031.25 46.875 46.875], 'FaceColor',[0 0 0]);
rectangle('Position',[421.875 -1031.25 46.875 46.875], 'FaceColor',[1 1 1]);
rectangle('Position',[468.75 -984.375 46.875 46.875], 'FaceColor',[0 0 0]);
rectangle('Position',[515.625 -984.375 46.875 46.875], 'FaceColor',[0 0 0]);
rectangle('Position',[468.75 -1031.25 46.875 46.875], 'FaceColor',[1 1 1]);
rectangle('Position',[515.625 -1031.25 46.875 46.875], 'FaceColor',[1 1 1]);
rectangle('Position',[375 -1078.12 46.875 46.875], 'FaceColor',[0 0 0]);
rectangle('Position',[421.875 -1078.12 46.875 46.875], 'FaceColor',[1 1 1]);
rectangle('Position',[375 -1125 46.875 46.875], 'FaceColor',[0 0 0]);
rectangle('Position',[421.875 -1125 46.875 46.875], 'FaceColor',[1 1 1]);
rectangle('Position',[0 -1171.88 46.875 46.875], 'FaceColor',[0 0 0]);
rectangle('Position',[46.875 -1171.88 46.875 46.875], 'FaceColor',[1 1 1]);
rectangle('Position',[0 -1218.75 46.875 46.875], 'FaceColor',[0 0 0]);
rectangle('Position',[46.875 -1218.75 46.875 46.875], 'FaceColor',[1 1 1]);
rectangle('Position',[0 -1265.62 46.875 46.875], 'FaceColor',[0 0 0]);
rectangle('Position',[46.875 -1265.62 46.875 46.875], 'FaceColor',[1 1 1]);
rectangle('Position',[0 -1312.5 46.875 46.875], 'FaceColor',[0 0 0]);
rectangle('Position',[46.875 -1312.5 46.875 46.875], 'FaceColor',[1 1 1]);
rectangle('Position',[93.75 -1265.62 46.875 46.875], 'FaceColor',[1 1 1]);
rectangle('Position',[140.625 -1265.62 46.875 46.875], 'FaceColor',[0 0 0]);
rectangle('Position',[93.75 -1312.5 46.875 46.875], 'FaceColor',[1 1 1]);
rectangle('Position',[140.625 -1312.5 46.875 46.875], 'FaceColor',[0 0 0]);
rectangle('Position',[281.25 -1171.88 46.875 46.875], 'FaceColor',[1 1 1]);
rectangle('Position',[328.125 -1171.88 46.875 46.875], 'FaceColor',[0 0 0]);
rectangle('Position',[281.25 -1218.75 46.875 46.875], 'FaceColor',[1 1 1]);
rectangle('Position',[328.125 -1218.75 46.875 46.875], 'FaceColor',[0 0 0]);
rectangle('Position',[0 -1359.38 46.875 46.875], 'FaceColor',[0 0 0]);
rectangle('Position',[46.875 -1359.38 46.875 46.875], 'FaceColor',[1 1 1]);
rectangle('Position',[0 -1406.25 46.875 46.875], 'FaceColor',[0 0 0]);
rectangle('Position',[46.875 -1406.25 46.875 46.875], 'FaceColor',[1 1 1]);
rectangle('Position',[0 -1453.12 46.875 46.875], 'FaceColor',[0 0 0]);
rectangle('Position',[46.875 -1453.12 46.875 46.875], 'FaceColor',[1 1 1]);
rectangle('Position',[0 -1500 46.875 46.875], 'FaceColor',[0 0 0]);
rectangle('Position',[46.875 -1500 46.875 46.875], 'FaceColor',[0 0 0]);
rectangle('Position',[93.75 -1453.12 46.875 46.875], 'FaceColor',[1 1 1]);
rectangle('Position',[140.625 -1453.12 46.875 46.875], 'FaceColor',[1 1 1]);
rectangle('Position',[93.75 -1500 46.875 46.875], 'FaceColor',[0 0 0]);
rectangle('Position',[140.625 -1500 46.875 46.875], 'FaceColor',[0 0 0]);
rectangle('Position',[281.25 -1359.38 46.875 46.875], 'FaceColor',[1 1 1]);
rectangle('Position',[328.125 -1359.38 46.875 46.875], 'FaceColor',[0 0 0]);
rectangle('Position',[281.25 -1406.25 46.875 46.875], 'FaceColor',[1 1 1]);
rectangle('Position',[328.125 -1406.25 46.875 46.875], 'FaceColor',[0 0 0]);
rectangle('Position',[187.5 -1453.12 46.875 46.875], 'FaceColor',[1 1 1]);
rectangle('Position',[234.375 -1453.12 46.875 46.875], 'FaceColor',[1 1 1]);
rectangle('Position',[187.5 -1500 46.875 46.875], 'FaceColor',[0 0 0]);
rectangle('Position',[234.375 -1500 46.875 46.875], 'FaceColor',[0 0 0]);
rectangle('Position',[281.25 -1453.12 46.875 46.875], 'FaceColor',[1 1 1]);
rectangle('Position',[328.125 -1453.12 46.875 46.875], 'FaceColor',[0 0 0]);
rectangle('Position',[281.25 -1500 46.875 46.875], 'FaceColor',[0 0 0]);
rectangle('Position',[328.125 -1500 46.875 46.875], 'FaceColor',[0 0 0]);
rectangle('Position',[375 -1171.88 46.875 46.875], 'FaceColor',[0 0 0]);
rectangle('Position',[421.875 -1171.88 46.875 46.875], 'FaceColor',[1 1 1]);
rectangle('Position',[375 -1218.75 46.875 46.875], 'FaceColor',[0 0 0]);
rectangle('Position',[421.875 -1218.75 46.875 46.875], 'FaceColor',[1 1 1]);
rectangle('Position',[375 -1265.62 46.875 46.875], 'FaceColor',[0 0 0]);
rectangle('Position',[421.875 -1265.62 46.875 46.875], 'FaceColor',[1 1 1]);
rectangle('Position',[375 -1312.5 46.875 46.875], 'FaceColor',[0 0 0]);
rectangle('Position',[421.875 -1312.5 46.875 46.875], 'FaceColor',[0 0 0]);
rectangle('Position',[468.75 -1265.62 46.875 46.875], 'FaceColor',[1 1 1]);
rectangle('Position',[515.625 -1265.62 46.875 46.875], 'FaceColor',[1 1 1]);
rectangle('Position',[468.75 -1312.5 46.875 46.875], 'FaceColor',[0 0 0]);
rectangle('Position',[515.625 -1312.5 46.875 46.875], 'FaceColor',[0 0 0]);
rectangle('Position',[562.5 -1171.88 46.875 46.875], 'FaceColor',[0 0 0]);
rectangle('Position',[609.375 -1171.88 46.875 46.875], 'FaceColor',[0 0 0]);
rectangle('Position',[562.5 -1218.75 46.875 46.875], 'FaceColor',[1 1 1]);
rectangle('Position',[609.375 -1218.75 46.875 46.875], 'FaceColor',[1 1 1]);
rectangle('Position',[656.25 -1171.88 46.875 46.875], 'FaceColor',[0 0 0]);
rectangle('Position',[703.125 -1171.88 46.875 46.875], 'FaceColor',[0 0 0]);
rectangle('Position',[656.25 -1218.75 46.875 46.875], 'FaceColor',[1 1 1]);
rectangle('Position',[703.125 -1218.75 46.875 46.875], 'FaceColor',[1 1 1]);
rectangle('Position',[562.5 -1265.62 46.875 46.875], 'FaceColor',[1 1 1]);
rectangle('Position',[609.375 -1265.62 46.875 46.875], 'FaceColor',[1 1 1]);
rectangle('Position',[562.5 -1312.5 46.875 46.875], 'FaceColor',[0 0 0]);
rectangle('Position',[609.375 -1312.5 46.875 46.875], 'FaceColor',[0 0 0]);
rectangle('Position',[656.25 -1265.62 46.875 46.875], 'FaceColor',[1 1 1]);
rectangle('Position',[703.125 -1265.62 46.875 46.875], 'FaceColor',[1 1 1]);
rectangle('Position',[656.25 -1312.5 46.875 46.875], 'FaceColor',[0 0 0]);
rectangle('Position',[703.125 -1312.5 46.875 46.875], 'FaceColor',[1 1 1]);
rectangle('Position',[375 -1359.38 46.875 46.875], 'FaceColor',[0 0 0]);
rectangle('Position',[421.875 -1359.38 46.875 46.875], 'FaceColor',[0 0 0]);
rectangle('Position',[375 -1406.25 46.875 46.875], 'FaceColor',[0 0 0]);
rectangle('Position',[421.875 -1406.25 46.875 46.875], 'FaceColor',[1 1 1]);
rectangle('Position',[468.75 -1359.38 46.875 46.875], 'FaceColor',[0 0 0]);
rectangle('Position',[515.625 -1359.38 46.875 46.875], 'FaceColor',[0 0 0]);
rectangle('Position',[468.75 -1406.25 46.875 46.875], 'FaceColor',[1 1 1]);
rectangle('Position',[515.625 -1406.25 46.875 46.875], 'FaceColor',[1 1 1]);
rectangle('Position',[375 -1453.12 46.875 46.875], 'FaceColor',[0 0 0]);
rectangle('Position',[421.875 -1453.12 46.875 46.875], 'FaceColor',[1 1 1]);
rectangle('Position',[375 -1500 46.875 46.875], 'FaceColor',[0 0 0]);
rectangle('Position',[421.875 -1500 46.875 46.875], 'FaceColor',[0 0 0]);
rectangle('Position',[468.75 -1453.12 46.875 46.875], 'FaceColor',[1 1 1]);
rectangle('Position',[515.625 -1453.12 46.875 46.875], 'FaceColor',[1 1 1]);
rectangle('Position',[468.75 -1500 46.875 46.875], 'FaceColor',[0 0 0]);
rectangle('Position',[515.625 -1500 46.875 46.875], 'FaceColor',[0 0 0]);
rectangle('Position',[562.5 -1359.38 46.875 46.875], 'FaceColor',[0 0 0]);
rectangle('Position',[609.375 -1359.38 46.875 46.875], 'FaceColor',[0 0 0]);
rectangle('Position',[562.5 -1406.25 46.875 46.875], 'FaceColor',[1 1 1]);
rectangle('Position',[609.375 -1406.25 46.875 46.875], 'FaceColor',[1 1 1]);
rectangle('Position',[656.25 -1359.38 46.875 46.875], 'FaceColor',[0 0 0]);
rectangle('Position',[703.125 -1359.38 46.875 46.875], 'FaceColor',[1 1 1]);
rectangle('Position',[656.25 -1406.25 46.875 46.875], 'FaceColor',[1 1 1]);
rectangle('Position',[703.125 -1406.25 46.875 46.875], 'FaceColor',[1 1 1]);
rectangle('Position',[562.5 -1453.12 46.875 46.875], 'FaceColor',[1 1 1]);
rectangle('Position',[609.375 -1453.12 46.875 46.875], 'FaceColor',[1 1 1]);
rectangle('Position',[562.5 -1500 46.875 46.875], 'FaceColor',[0 0 0]);
rectangle('Position',[609.375 -1500 46.875 46.875], 'FaceColor',[0 0 0]);
rectangle('Position',[656.25 -1453.12 46.875 46.875], 'FaceColor',[1 1 1]);
rectangle('Position',[703.125 -1453.12 46.875 46.875], 'FaceColor',[1 1 1]);
rectangle('Position',[656.25 -1500 46.875 46.875], 'FaceColor',[0 0 0]);
rectangle('Position',[703.125 -1500 46.875 46.875], 'FaceColor',[0 0 0]);
rectangle('Position',[843.75 -796.875 46.875 46.875], 'FaceColor',[0 0 0]);
rectangle('Position',[890.625 -796.875 46.875 46.875], 'FaceColor',[0 0 0]);
rectangle('Position',[843.75 -843.75 46.875 46.875], 'FaceColor',[0 0 0]);
rectangle('Position',[890.625 -843.75 46.875 46.875], 'FaceColor',[1 1 1]);
rectangle('Position',[843.75 -890.625 46.875 46.875], 'FaceColor',[0 0 0]);
rectangle('Position',[890.625 -890.625 46.875 46.875], 'FaceColor',[1 1 1]);
rectangle('Position',[843.75 -937.5 46.875 46.875], 'FaceColor',[0 0 0]);
rectangle('Position',[890.625 -937.5 46.875 46.875], 'FaceColor',[1 1 1]);
rectangle('Position',[937.5 -796.875 46.875 46.875], 'FaceColor',[0 0 0]);
rectangle('Position',[984.375 -796.875 46.875 46.875], 'FaceColor',[1 1 1]);
rectangle('Position',[937.5 -843.75 46.875 46.875], 'FaceColor',[1 1 1]);
rectangle('Position',[984.375 -843.75 46.875 46.875], 'FaceColor',[1 1 1]);
rectangle('Position',[750 -984.375 46.875 46.875], 'FaceColor',[0 0 0]);
rectangle('Position',[796.875 -984.375 46.875 46.875], 'FaceColor',[0 0 0]);
rectangle('Position',[750 -1031.25 46.875 46.875], 'FaceColor',[1 1 1]);
rectangle('Position',[796.875 -1031.25 46.875 46.875], 'FaceColor',[1 1 1]);
rectangle('Position',[843.75 -984.375 46.875 46.875], 'FaceColor',[0 0 0]);
rectangle('Position',[890.625 -984.375 46.875 46.875], 'FaceColor',[1 1 1]);
rectangle('Position',[843.75 -1031.25 46.875 46.875], 'FaceColor',[1 1 1]);
rectangle('Position',[890.625 -1031.25 46.875 46.875], 'FaceColor',[1 1 1]);
rectangle('Position',[1312.5 -796.875 46.875 46.875], 'FaceColor',[1 1 1]);
rectangle('Position',[1359.38 -796.875 46.875 46.875], 'FaceColor',[0 0 0]);
rectangle('Position',[1312.5 -843.75 46.875 46.875], 'FaceColor',[1 1 1]);
rectangle('Position',[1359.38 -843.75 46.875 46.875], 'FaceColor',[0 0 0]);
rectangle('Position',[1406.25 -890.625 46.875 46.875], 'FaceColor',[1 1 1]);
rectangle('Position',[1453.12 -890.625 46.875 46.875], 'FaceColor',[0 0 0]);
rectangle('Position',[1406.25 -937.5 46.875 46.875], 'FaceColor',[1 1 1]);
rectangle('Position',[1453.12 -937.5 46.875 46.875], 'FaceColor',[0 0 0]);
rectangle('Position',[1406.25 -984.375 46.875 46.875], 'FaceColor',[1 1 1]);
rectangle('Position',[1453.12 -984.375 46.875 46.875], 'FaceColor',[0 0 0]);
rectangle('Position',[1406.25 -1031.25 46.875 46.875], 'FaceColor',[1 1 1]);
rectangle('Position',[1453.12 -1031.25 46.875 46.875], 'FaceColor',[0 0 0]);
rectangle('Position',[750 -1171.88 46.875 46.875], 'FaceColor',[0 0 0]);
rectangle('Position',[796.875 -1171.88 46.875 46.875], 'FaceColor',[0 0 0]);
rectangle('Position',[750 -1218.75 46.875 46.875], 'FaceColor',[1 1 1]);
rectangle('Position',[796.875 -1218.75 46.875 46.875], 'FaceColor',[0 0 0]);
rectangle('Position',[750 -1265.62 46.875 46.875], 'FaceColor',[1 1 1]);
rectangle('Position',[796.875 -1265.62 46.875 46.875], 'FaceColor',[0 0 0]);
rectangle('Position',[750 -1312.5 46.875 46.875], 'FaceColor',[1 1 1]);
rectangle('Position',[796.875 -1312.5 46.875 46.875], 'FaceColor',[0 0 0]);
rectangle('Position',[937.5 -1265.62 46.875 46.875], 'FaceColor',[1 1 1]);
rectangle('Position',[984.375 -1265.62 46.875 46.875], 'FaceColor',[1 1 1]);
rectangle('Position',[937.5 -1312.5 46.875 46.875], 'FaceColor',[0 0 0]);
rectangle('Position',[984.375 -1312.5 46.875 46.875], 'FaceColor',[0 0 0]);
rectangle('Position',[1031.25 -1265.62 46.875 46.875], 'FaceColor',[1 1 1]);
rectangle('Position',[1078.12 -1265.62 46.875 46.875], 'FaceColor',[1 1 1]);
rectangle('Position',[1031.25 -1312.5 46.875 46.875], 'FaceColor',[0 0 0]);
rectangle('Position',[1078.12 -1312.5 46.875 46.875], 'FaceColor',[1 1 1]);
rectangle('Position',[750 -1359.38 46.875 46.875], 'FaceColor',[1 1 1]);
rectangle('Position',[796.875 -1359.38 46.875 46.875], 'FaceColor',[0 0 0]);
rectangle('Position',[750 -1406.25 46.875 46.875], 'FaceColor',[1 1 1]);
rectangle('Position',[796.875 -1406.25 46.875 46.875], 'FaceColor',[0 0 0]);
rectangle('Position',[750 -1453.12 46.875 46.875], 'FaceColor',[1 1 1]);
rectangle('Position',[796.875 -1453.12 46.875 46.875], 'FaceColor',[0 0 0]);
rectangle('Position',[750 -1500 46.875 46.875], 'FaceColor',[0 0 0]);
rectangle('Position',[796.875 -1500 46.875 46.875], 'FaceColor',[0 0 0]);
rectangle('Position',[937.5 -1359.38 46.875 46.875], 'FaceColor',[0 0 0]);
rectangle('Position',[984.375 -1359.38 46.875 46.875], 'FaceColor',[0 0 0]);
rectangle('Position',[937.5 -1406.25 46.875 46.875], 'FaceColor',[1 1 1]);
rectangle('Position',[984.375 -1406.25 46.875 46.875], 'FaceColor',[1 1 1]);
rectangle('Position',[1031.25 -1359.38 46.875 46.875], 'FaceColor',[0 0 0]);
rectangle('Position',[1078.12 -1359.38 46.875 46.875], 'FaceColor',[1 1 1]);
rectangle('Position',[1031.25 -1406.25 46.875 46.875], 'FaceColor',[1 1 1]);
rectangle('Position',[1078.12 -1406.25 46.875 46.875], 'FaceColor',[1 1 1]);
rectangle('Position',[937.5 -1453.12 46.875 46.875], 'FaceColor',[1 1 1]);
rectangle('Position',[984.375 -1453.12 46.875 46.875], 'FaceColor',[1 1 1]);
rectangle('Position',[937.5 -1500 46.875 46.875], 'FaceColor',[0 0 0]);
rectangle('Position',[984.375 -1500 46.875 46.875], 'FaceColor',[0 0 0]);
rectangle('Position',[1031.25 -1453.12 46.875 46.875], 'FaceColor',[1 1 1]);
rectangle('Position',[1078.12 -1453.12 46.875 46.875], 'FaceColor',[1 1 1]);
rectangle('Position',[1031.25 -1500 46.875 46.875], 'FaceColor',[0 0 0]);
rectangle('Position',[1078.12 -1500 46.875 46.875], 'FaceColor',[0 0 0]);
rectangle('Position',[1125 -1171.88 46.875 46.875], 'FaceColor',[0 0 0]);
rectangle('Position',[1171.88 -1171.88 46.875 46.875], 'FaceColor',[0 0 0]);
rectangle('Position',[1125 -1218.75 46.875 46.875], 'FaceColor',[1 1 1]);
rectangle('Position',[1171.88 -1218.75 46.875 46.875], 'FaceColor',[1 1 1]);
rectangle('Position',[1312.5 -1171.88 46.875 46.875], 'FaceColor',[0 0 0]);
rectangle('Position',[1359.38 -1171.88 46.875 46.875], 'FaceColor',[0 0 0]);
rectangle('Position',[1312.5 -1218.75 46.875 46.875], 'FaceColor',[1 1 1]);
rectangle('Position',[1359.38 -1218.75 46.875 46.875], 'FaceColor',[1 1 1]);
rectangle('Position',[1406.25 -1171.88 46.875 46.875], 'FaceColor',[0 0 0]);
rectangle('Position',[1453.12 -1171.88 46.875 46.875], 'FaceColor',[0 0 0]);
rectangle('Position',[1406.25 -1218.75 46.875 46.875], 'FaceColor',[1 1 1]);
rectangle('Position',[1453.12 -1218.75 46.875 46.875], 'FaceColor',[0 0 0]);
rectangle('Position',[1406.25 -1265.62 46.875 46.875], 'FaceColor',[1 1 1]);
rectangle('Position',[1453.12 -1265.62 46.875 46.875], 'FaceColor',[0 0 0]);
rectangle('Position',[1406.25 -1312.5 46.875 46.875], 'FaceColor',[1 1 1]);
rectangle('Position',[1453.12 -1312.5 46.875 46.875], 'FaceColor',[0 0 0]);
rectangle('Position',[1218.75 -1359.38 46.875 46.875], 'FaceColor',[0 0 0]);
rectangle('Position',[1265.62 -1359.38 46.875 46.875], 'FaceColor',[0 0 0]);
rectangle('Position',[1218.75 -1406.25 46.875 46.875], 'FaceColor',[1 1 1]);
rectangle('Position',[1265.62 -1406.25 46.875 46.875], 'FaceColor',[1 1 1]);
rectangle('Position',[1125 -1453.12 46.875 46.875], 'FaceColor',[1 1 1]);
rectangle('Position',[1171.88 -1453.12 46.875 46.875], 'FaceColor',[1 1 1]);
rectangle('Position',[1125 -1500 46.875 46.875], 'FaceColor',[0 0 0]);
rectangle('Position',[1171.88 -1500 46.875 46.875], 'FaceColor',[0 0 0]);
rectangle('Position',[1218.75 -1453.12 46.875 46.875], 'FaceColor',[1 1 1]);
rectangle('Position',[1265.62 -1453.12 46.875 46.875], 'FaceColor',[1 1 1]);
rectangle('Position',[1218.75 -1500 46.875 46.875], 'FaceColor',[0 0 0]);
rectangle('Position',[1265.62 -1500 46.875 46.875], 'FaceColor',[0 0 0]);
rectangle('Position',[1406.25 -1359.38 46.875 46.875], 'FaceColor',[1 1 1]);
rectangle('Position',[1453.12 -1359.38 46.875 46.875], 'FaceColor',[0 0 0]);
rectangle('Position',[1406.25 -1406.25 46.875 46.875], 'FaceColor',[1 1 1]);
rectangle('Position',[1453.12 -1406.25 46.875 46.875], 'FaceColor',[0 0 0]);
rectangle('Position',[1312.5 -1453.12 46.875 46.875], 'FaceColor',[1 1 1]);
rectangle('Position',[1359.38 -1453.12 46.875 46.875], 'FaceColor',[1 1 1]);
rectangle('Position',[1312.5 -1500 46.875 46.875], 'FaceColor',[0 0 0]);
rectangle('Position',[1359.38 -1500 46.875 46.875], 'FaceColor',[0 0 0]);
rectangle('Position',[1406.25 -1453.12 46.875 46.875], 'FaceColor',[1 1 1]);
rectangle('Position',[1453.12 -1453.12 46.875 46.875], 'FaceColor',[0 0 0]);
rectangle('Position',[1406.25 -1500 46.875 46.875], 'FaceColor',[0 0 0]);
rectangle('Position',[1453.12 -1500 46.875 46.875], 'FaceColor',[0 0 0]);
X=[1400,1359.38,1289.06,1242.19,1171.88,1171.88,1078.12,1031.25,914.062,867.188,820.312,773.438,703.125,609.375,703.125,609.375,515.625,421.875,328.125,234.375,257.812,257.812,257.812,257.812,234.375,140.625,100];
Y=[-1400,-1359.38,-1382.81,-1382.81,-1359.38,-1265.62,-1171.88,-1031.25,-1007.81,-1007.81,-1007.81,-1007.81,-984.375,-984.375,-890.625,-796.875,-703.125,-609.375,-515.625,-421.875,-351.562,-304.688,-257.812,-210.938,-140.625,-140.625,-100];
hold on;
plot(X,Y,'r');
plot(X,Y,'bo');
legend('5737.82','Location','southoutside');
